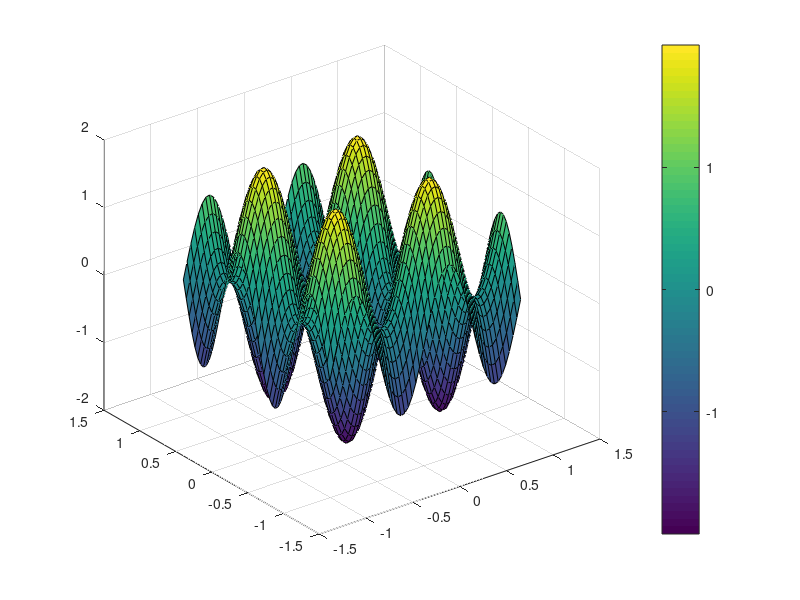
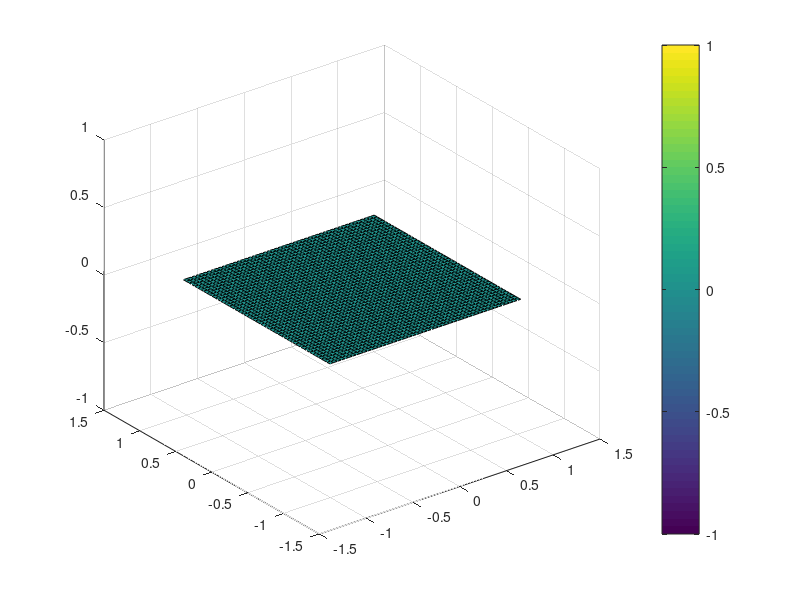
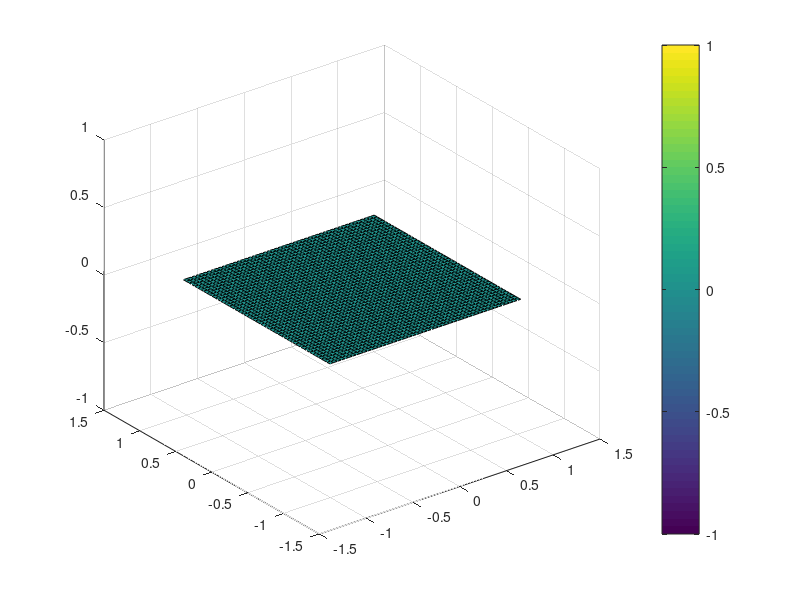
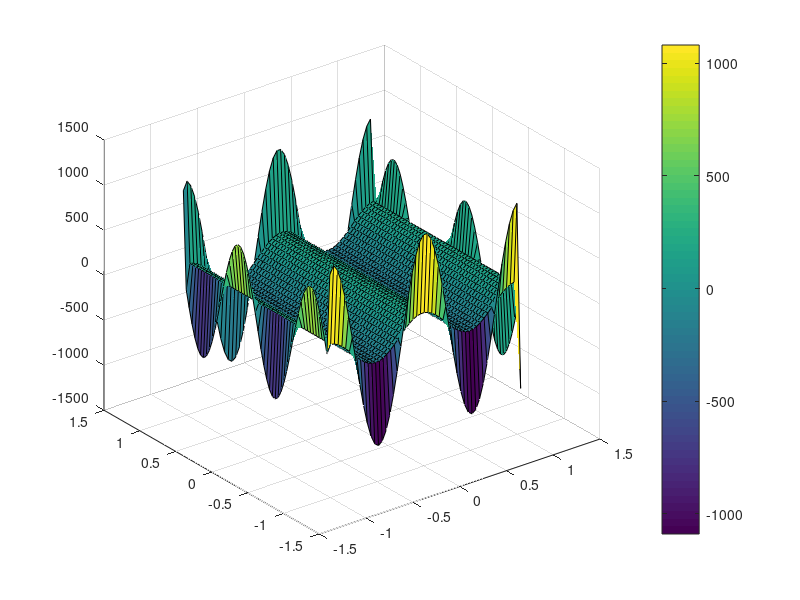

Source code (MATLAB) for these figures, in order:
% two dimensional acoustics code solved by active flux method
% desired order of accuracy is 3
% solving p_t + div(v) = 0; v_t + grad(p) = 0;
% IC is p(x,y,0) = [sin(2*pi*x) + sin(2*pi*y)]/c ; u(x,y,0) = 0 = v(x,y,0)
% BC periodic (direct what goes out from right enters through left and,
% what goes out from top enters through bottom )
% cartesian mesh is used

clear all;                                             % clearing workspace
clc;                                                   % clearing workspace
format short                                          % for better accuracy
xa = -1;                                             % left limit of domain
xb = 1;                                             % right limit of domain
ya = -1;                                            % below limit of domain
yb = 1;                                               % top limit of domain
No_Cell_x = 50;                                       % no of cells along x
No_Cell_y = 50;                                       % no of cells along y
Delta_x = (xb-xa)/No_Cell_x;                                    % step size
Delta_y = (yb-ya)/No_Cell_y;                                    % step size
v = 0.95;                                                      % cfl number
t = 0;                                                         % time start
tend = 1/8;                                                       % time end
dt = Delta_x/2;                                             % cfl condition

dfbx = xa - Delta_x/2 : Delta_x : xb + Delta_x/2;   % descritization for black dot
dfby = ya - Delta_y/2 : Delta_y : yb + Delta_y/2;   % descritization for black dot

dfcx = xa - Delta_x : Delta_x : xb + Delta_x;    % descritization for cross
dfcy = ya - Delta_y : Delta_y : yb + Delta_y;    % descritization for cross

dfsx = xa - 3*Delta_x/2 : Delta_x : xb + Delta_x/2; % descritization for star
dfsy = ya - Delta_y : Delta_y : yb + Delta_y;       % descritization for star

dfwx = xa - Delta_x : Delta_x : xb + Delta_x;       % descritization for white dot
dfwy = ya - 3*Delta_y/2 : Delta_y : yb + Delta_y/2; % descritization for white dot

[X1,Y1] = meshgrid(dfbx,dfby);                              % creating grid
[X2,Y2] = meshgrid(dfcx,dfcy);                              % creating grid
[X3,Y3] = meshgrid(dfsx,dfsy);                              % creating grid
[X4,Y4] = meshgrid(dfwx,dfwy);                              % creating grid

lx1 = length(X1);
lx2 = length(X2);
lx3 = length(X3);
lx4 = length(X4);
%========================= work for IC (verified)==========================
u10 = zeros(lx1,lx1);                                       % pre allocating pressure
v10 = zeros(lx2,lx2);                                       % pre allocating pressure
w10 = zeros(lx3,lx3);                                       % pre allocating pressure
z10 = zeros(lx4,lx4);                                       % pre allocating pressure

u20 = zeros(lx1,lx1);                                       % pre allocating vel1
v20 = zeros(lx2,lx2);                                       % pre allocating vel1
w20 = zeros(lx3,lx3);                                       % pre allocating vel1
z20 = zeros(lx4,lx4);                                       % pre allocating vel1

u30 = zeros(lx1,lx1);                                       % pre allocating vel2
v30 = zeros(lx2,lx2);                                       % pre allocating vel2
w30 = zeros(lx3,lx3);                                       % pre allocating vel2
z30 = zeros(lx4,lx4);                                       % pre allocating vel2

exactp = zeros(lx1,lx1);                                    % pre allocating exact pressure
exactvel1 = zeros(lx1,lx1);                                 % pre allocating exact vel1
exactvel2 = zeros(lx1,lx1);                                 % pre allocating exact vel2

sizeu = size(u10,1)*size(u10,2);
sizev = size(v10,1)*size(v10,2);
sizew = size(w10,1)*size(w10,2);
sizez = size(z10,1)*size(z10,2);

% initial condition for pressure

for i=1:sizeu
    u10(i) = sin(2*pi*X1(i)) + sin(2*pi*Y1(i)); % initial condition on black dot(u) pressure
end

for i=1:sizev
    v10(i) = sin(2*pi*X2(i)) + sin(2*pi*Y2(i)); % initial condition on cross(v) pressure
end

for i=1:sizew
    w10(i) = sin(2*pi*X3(i)) + sin(2*pi*Y3(i)); % initial condition on star(w) pressure
end

for i=1:sizez
    z10(i) = sin(2*pi*X4(i)) + sin(2*pi*Y4(i)); % initial condition on white dot(z) pressure
end

w10 = w10(:,2:end);
z10 = z10(2:end,:);

% initial condition for velocity 1

for i=1:sizeu
    u20(i) = 0; % initial condition on black dot(u) vel1
end

for i=1:sizev
    v20(i) = 0; % initial condition on cross(v) vel1
end

for i=1:sizew
    w20(i) = 0; % initial condition on star(w) vel1
end

for i=1:sizez
    z20(i) = 0; % initial condition on white dot(z) vel1
end

w20 = w20(:,2:end);
z20 = z20(2:end,:);

% initial condition for velocity 2

for i=1:sizeu
    u30(i) = 0; % initial condition on black dot(u) vel2
end

for i=1:sizev
    v30(i) = 0; % initial condition on cross(v) vel2
end

for i=1:sizew
    w30(i) = 0; % initial condition on star(w) vel2
end

for i=1:sizez
    z30(i) = 0; % initial condition on white dot(z) vel2
end

w30 = w30(:,2:end);
z30 = z30(2:end,:);

%initial condition plot
%figure(1)
%contourf(X1,Y1,u0)
%contourcbar

figure(1)
surf(X1,Y1,u10)
%view(2)
colorbar

figure(2)
surf(X1,Y1,u20)
%view(2)
colorbar

figure(3)
surf(X1,Y1,u30)
%view(2)
colorbar
%==========================================================================

% finally stored only the grid points with IC not anything outside

%=================== length of each face (verified)========================
No_of_edges = 4*sizeu;                    % number of edges with repetition
length_of_face = Delta_x;                          % storing length of face
%==========================================================================

%========================= work for normals (verified)=====================
n1 = zeros(4*sizeu,1);         % calculating first column of normal vectors
n1(1:4:end) = 0;
n1(2:4:end) = 1;
n1(3:4:end) = 0;
n1(4:4:end) = -1;

n2 = zeros(4*sizeu,1);        % calculating second column of normal vectors
n2(1:4:end) = -1;
n2(2:4:end) = 0;
n2(3:4:end) = 1;
n2(4:4:end) = 0;
normals = [n1 n2];                            % normal vector through faces
%==========================================================================


%========================= work for area (verified)========================
ar = Delta_x*Delta_y;                                   % area of each grid
area = ar*ones(sizeu,1);                  % storing all grid areas together
%==========================================================================

% allocating values on all four type of points for pressure
press0 = u10; 
press1 = v10(1:end-1,1:end-1); 
press2 = w10(1:end-1,:);
press3 = v10(1:end-1,2:end);
press4 = z10(:,2:end);
press5 = v10(2:end,2:end);
press6 = w10(2:end,:);
press7 = v10(2:end,1:end-1);
press8 = z10(:,1:end-1); 

% calculating cell average for pressure
press9 = 9*( 4*press0 + ( press1 + press3 + press5 + press7 -4*press2 -4*press4 -4*press6 -4*press8)/3 )/16 ;

% allocating values on all four type of points for velocity 1
vel10 = u20; 
vel11 = v20(1:end-1,1:end-1); 
vel12 = w20(1:end-1,:);
vel13 = v20(1:end-1,2:end);
vel14 = z20(:,2:end);
vel15 = v20(2:end,2:end);
vel16 = w20(2:end,:);
vel17 = v20(2:end,1:end-1);
vel18 = z20(:,1:end-1); 

% calculating cell average for velocity 1
vel19 = 9*( 4*vel10 + ( vel11 + vel13 + vel15 + vel17 -4*vel12 -4*vel14 -4*vel16 -4*vel18)/3 )/16 ;

% allocating values on all four type of points for velocity 2
vel20 = u30; 
vel21 = v30(1:end-1,1:end-1); 
vel22 = w30(1:end-1,:);
vel23 = v30(1:end-1,2:end);
vel24 = z30(:,2:end);
vel25 = v30(2:end,2:end);
vel26 = w30(2:end,:);
vel27 = v30(2:end,1:end-1);
vel28 = z30(:,1:end-1); 

% calculating cell average for velocty 2
vel29 = 9*( 4*vel20 + ( vel21 + vel23 + vel25 + vel27 -4*vel22 -4*vel24 -4*vel26 -4*vel28)/3 )/16 ;

% pre allocating the values at half time step for pressure
press1_1 = press1;
press2_1 = press2;
press3_1 = press3;
press4_1 = press4;
press5_1 = press5;
press6_1 = press6;
press7_1 = press7;
press8_1 = press8;

% pre allocating vales at full time step for pressure
press1_2 = press1;
press2_2 = press2;
press3_2 = press3;
press4_2 = press4;
press5_2 = press5;
press6_2 = press6;
press7_2 = press7;
press8_2 = press8;
press9_2 = press9;

% pre allocating the values at half time step for velocity 1
vel11_1 = vel11;
vel12_1 = vel12;
vel13_1 = vel13;
vel14_1 = vel14;
vel15_1 = vel15;
vel16_1 = vel16;
vel17_1 = vel17;
vel18_1 = vel18;

% pre allocating vales at full time step for velocity 1
vel11_2 = vel11;
vel12_2 = vel12;
vel13_2 = vel13;
vel14_2 = vel14;
vel15_2 = vel15;
vel16_2 = vel16;
vel17_2 = vel17;
vel18_2 = vel18;
vel19_2 = vel19;

% pre allocating the values at half time step for velocity 2
vel21_1 = vel21;
vel22_1 = vel22;
vel23_1 = vel23;
vel24_1 = vel24;
vel25_1 = vel25;
vel26_1 = vel26;
vel27_1 = vel27;
vel28_1 = vel28;

% pre allocating vales at full time step for velocity 2
vel21_2 = vel21;
vel22_2 = vel22;
vel23_2 = vel23;
vel24_2 = vel24;
vel25_2 = vel25;
vel26_2 = vel26;
vel27_2 = vel27;
vel28_2 = vel28;
vel29_2 = vel29;

% writing values obtained from mathematica === starts 

x11vf = 0.235179;
x12vf = 0.494801;
x13vf = 0.235179;
x14vf = 0.494801;
x15vf = 0.235179;
x16vf = 0.494801;
x17vf = 0.235179;
x18vf = 0.494801;

x11vh = 0.242545;
x12vh = 0.49745;
x13vh = 0.242545;
x14vh = 0.49745;
x15vh = 0.242545;
x16vh = 0.49745;
x17vh = 0.242545;
x18vh = 0.49745;


x21vf = 0.00608009;
x22vf = 0.0126123;
x23vf = 0.00608009;
x24vf = 0;
x25vf = -0.00608009;
x26vf = -0.0126123;
x27vf = -0.0608009;
x28vf = 0;

x21vh = 0.00311118;
x22vh = 0.00633646;
x23vh = 0.00311118;
x24vh = 0;
x25vh = -0.00311118;
x26vh = -0.00633646;
x27vh = -0.00311118;
x28vh = 0;


x31vf = 0.00608009;
x32vf = 0;
x33vf = -0.00608009;
x34vf = -0.0126123;
x35vf = -0.00608009;
x36vf = 0;
x37vf = 0.00608009;
x38vf = 0.0126123;

x31vh = 0.00311118;
x32vh = 0;
x33vh = -0.00311118;
x34vh = -0.00633646;
x35vh = -0.00311118;
x36vh = 0;
x37vh = 0.00311118;
x38vh = 0.00633646;


y21vf = -1.49678;
y22vf = -2.94747;
y23vf = -1.49678;
y24vf = -2.94106;
y25vf = -1.49678;
y26vf = -2.94747;
y27vf = -1.49678;
y28vf = -2.94106;

y21vh = -1.74188;
y22vh = -3.46058;
y23vh = -1.74188;
y24vh = -3.4573;
y25vh = -1.74188;
y26vh = -3.46058;
y27vh = -1.74188;
y28vh = -3.4573;

y31vf = -0.953769;
y32vf = 0;
y33vf = 0.953769;
y34vf = 0;
y35vf = -0.953769;
y36vf = 0;
y37vf = 0.953769;
y38vf = 0;

y31vh = -1.10936;
y32vh = 0;
y33vh = 1.10936;
y34vh = 0;
y35vh = -1.10936;
y36vh = 0;
y37vh = 1.10936;
y38vh = 0;


y41vf = -0.992916;
y42vf = -1.96111;
y43vf = -0.992916;
y44vf = -1.96111;
y45vf = -0.992916;
y46vf = -1.96111;
y47vf = -0.992916;
y48vf = -1.96111;

y41vh =-1.15877; 
y42vh = -2.30511;
y43vh = -1.15877;
y44vh = -2.30511;
y45vh = -1.15877;
y46vh = -2.30511;
y47vh = -1.15877;
y48vh = -2.30511;


z31vf = -1.49678;
z32vf = -2.94106;
z33vf = -1.49678;
z34vf = -2.94106;
z35vf =-1.49678 ;
z36vf =-2.94106 ;
z37vf = -1.49678;
z38vf = -2.94747;

z31vh = -1.74188;
z32vh = -3.4573;
z33vh = -1.74188;
z34vh = -3.46058;
z35vh = -1.74188;
z36vh = -3.4573;
z37vh = -1.74188;
z38vh = -3.46058;


y11vf = x21vf;
y12vf = x22vf;
y13vf = x23vf;
y14vf = x24vf;
y15vf = x25vf;
y16vf = x26vf;
y17vf = x27vf;
y18vf = x28vf;

y11vh = x21vh;
y12vh = x22vh;
y13vh = x23vh;
y14vh = x24vh;
y15vh = x25vh;
y16vh = x26vh;
y17vh = x27vh;
y18vh = x28vh;


z11vf = x31vf;
z12vf = x32vf;
z13vf = x33vf;
z14vf = x34vf;
z15vf = x35vf;
z16vf = x36vf;
z17vf = x37vf;
z18vf = x38vf;

z11vh = x31vh;
z12vh = x32vh;
z13vh = x33vh;
z14vh = x34vh;
z15vh = x35vh;
z16vh = x36vh;
z17vh = x37vh;
z18vh = x38vh;


z21vf = y31vf;
z22vf = y32vf;
z23vf = y33vf;
z24vf = y34vf;
z25vf = y35vf;
z26vf = y36vf;
z27vf = y37vf;
z28vf = y38vf;

z21vh = y31vh;
z22vh = y32vh;
z23vh = y33vh;
z24vh = y34vh;
z25vh = y35vh;
z26vh = y36vh;
z27vh = y37vh;
z28vh = y38vh;


z41vf = y41vf;
z42vf = y42vf;
z43vf = y43vf;
z44vf = y44vf;
z45vf = y45vf;
z46vf = y46vf;
z47vf = y47vf;
z48vf = y48vf;

z41vh = y41vh;
z42vh = y42vh;
z43vh = y43vh;
z44vh = y44vh;
z45vh = y45vh;
z46vh = y46vh;
z47vh = y47vh;
z48vh = y48vh;

% writing values obtained from mathematica === ends

% preparing spherical means for all 15 type of points for all three
% pressure, vel1 and vel2 at half and full time steps

t1phx1 = x11vh + x13vh + x15vh + x17vh;
t1phx2 = x21vh + x23vh + x25vh + x27vh;
t1phx3 = x31vh + x33vh + x35vh + x37vh;

t1pfx1 = x11vf + x13vf + x15vf + x17vf;
t1pfx2 = x21vf + x23vf + x25vf + x27vf;
t1pfx3 = x31vf + x33vf + x35vf + x37vf;

t1uhy1 = y11vh + y13vh + y15vh + y17vh;
t1uhy2 = y21vh + y23vh + y25vh + y27vh;
t1uhy3 = y31vh + y33vh + y35vh + y37vh;
t1uhy4 = y41vh + y43vh + y45vh + y47vh;

t1ufy1 = y11vf + y13vf + y15vf + y17vf;
t1ufy2 = y21vf + y23vf + y25vf + y27vf;
t1ufy3 = y31vf + y33vf + y35vf + y37vf;
t1ufy4 = y41vf + y43vf + y45vf + y47vf;

t1vhz1 = z11vh + z13vh + z15vh + z17vh;
t1vhz2 = z21vh + z23vh + z25vh + z27vh;
t1vhz3 = z31vh + z33vh + z35vh + z37vh;
t1vhz4 = z41vh + z43vh + z45vh + z47vh;

t1vfz1 = z11vf + z13vf + z15vf + z17vf;
t1vfz2 = z21vf + z23vf + z25vf + z27vf;
t1vfz3 = z31vf + z33vf + z35vf + z37vf;
t1vfz4 = z41vf + z43vf + z45vf + z47vf;


t2phx1 = x11vh + x13vh;
t2phx2 = x21vh + x23vh;
t2phx3 = x31vh + x33vh;

t2pfx1 = x11vf + x13vf;
t2pfx2 = x21vf + x23vf;
t2pfx3 = x31vf + x33vf;

t2uhy1 = y11vh + y13vh;
t2uhy2 = y21vh + y23vh;
t2uhy3 = y31vh + y33vh;
t2uhy4 = y41vh + y43vh;

t2ufy1 = y11vf + y13vf;
t2ufy2 = y21vf + y23vf;
t2ufy3 = y31vf + y33vf;
t2ufy4 = y41vf + y43vf;

t2vhz1 = z11vh + z13vh;
t2vhz2 = z21vh + z23vh;
t2vhz3 = z31vh + z33vh;
t2vhz4 = z41vh + z43vh;

t2vfz1 = z11vf + z13vf;
t2vfz2 = z21vf + z23vf;
t2vfz3 = z31vf + z33vf;
t2vfz4 = z41vf + z43vf;



t3phx1 = x15vh + x17vh;
t3phx2 = x25vh + x27vh;
t3phx3 = x35vh + x37vh;

t3pfx1 = x15vf + x17vf;
t3pfx2 = x25vf + x27vf;
t3pfx3 = x35vf + x37vf;

t3uhy1 = y15vh + y17vh;
t3uhy2 = y25vh + y27vh;
t3uhy3 = y35vh + y37vh;
t3uhy4 = y45vh + y47vh;

t3ufy1 = y15vf + y17vf;
t3ufy2 = y25vf + y27vf;
t3ufy3 = y35vf + y37vf;
t3ufy4 = y45vf + y47vf;

t3vhz1 = z15vh + z17vh;
t3vhz2 = z25vh + z27vh;
t3vhz3 = z35vh + z37vh;
t3vhz4 = z45vh + z47vh;

t3vfz1 = z15vf + z17vf;
t3vfz2 = z25vf + z27vf;
t3vfz3 = z35vf + z37vf;
t3vfz4 = z45vf + z47vf;


t4phx1 = x11vh + x17vh;
t4phx2 = x21vh + x27vh;
t4phx3 = x31vh + x37vh;

t4pfx1 = x11vf + x17vf;
t4pfx2 = x21vf + x27vf;
t4pfx3 = x31vf + x37vf;

t4uhy1 = y11vh + y17vh;
t4uhy2 = y21vh + y27vh;
t4uhy3 = y31vh + y37vh;
t4uhy4 = y41vh + y47vh;

t4ufy1 = y11vf + y17vf;
t4ufy2 = y21vf + y27vf;
t4ufy3 = y31vf + y37vf;
t4ufy4 = y41vf + y47vf;

t4vhz1 = z11vh + z17vh;
t4vhz2 = z21vh + z27vh;
t4vhz3 = z31vh + z37vh;
t4vhz4 = z41vh + z47vh;

t4vfz1 = z11vf + z17vf;
t4vfz2 = z21vf + z27vf;
t4vfz3 = z31vf + z37vf;
t4vfz4 = z41vf + z47vf;



t5phx1 = x15vh + x13vh;
t5phx2 = x25vh + x23vh;
t5phx3 = x35vh + x33vh;

t5pfx1 = x15vf + x13vf;
t5pfx2 = x25vf + x23vf;
t5pfx3 = x35vf + x33vf;

t5uhy1 = y15vh + y13vh;
t5uhy2 = y25vh + y23vh;
t5uhy3 = y35vh + y33vh;
t5uhy4 = y45vh + y43vh;

t5ufy1 = y15vf + y13vf;
t5ufy2 = y25vf + y23vf;
t5ufy3 = y35vf + y33vf;
t5ufy4 = y45vf + y43vf;

t5vhz1 = z15vh + z13vh;
t5vhz2 = z25vh + z23vh;
t5vhz3 = z35vh + z33vh;
t5vhz4 = z45vh + z43vh;

t5vfz1 = z15vf + z13vf;
t5vfz2 = z25vf + z23vf;
t5vfz3 = z35vf + z33vf;
t5vfz4 = z45vf + z43vf;



t6phx1 = x11vh;
t6phx2 = x21vh;
t6phx3 = x31vh;

t6pfx1 = x11vf;
t6pfx2 = x21vf;
t6pfx3 = x31vf;

t6uhy1 = y11vh;
t6uhy2 = y21vh;
t6uhy3 = y31vh;
t6uhy4 = y41vh;

t6ufy1 = y11vf;
t6ufy2 = y21vf;
t6ufy3 = y31vf;
t6ufy4 = y41vf;

t6vhz1 = z11vh;
t6vhz2 = z21vh;
t6vhz3 = z31vh;
t6vhz4 = z41vh;

t6vfz1 = z11vf;
t6vfz2 = z21vf;
t6vfz3 = z31vf;
t6vfz4 = z41vf;


t7phx1 = x13vh;
t7phx2 = x23vh;
t7phx3 = x33vh;

t7pfx1 = x13vf;
t7pfx2 = x23vf;
t7pfx3 = x33vf;

t7uhy1 = y13vh;
t7uhy2 = y23vh;
t7uhy3 = y33vh;
t7uhy4 = y43vh;

t7ufy1 = y13vf;
t7ufy2 = y23vf;
t7ufy3 = y33vf;
t7ufy4 = y43vf;

t7vhz1 = z13vh;
t7vhz2 = z23vh;
t7vhz3 = z33vh;
t7vhz4 = z43vh;

t7vfz1 = z13vf;
t7vfz2 = z23vf;
t7vfz3 = z33vf;
t7vfz4 = z43vf;



t8phx1 = x17vh;
t8phx2 = x27vh;
t8phx3 = x37vh;

t8pfx1 = x17vf;
t8pfx2 = x27vf;
t8pfx3 = x37vf;

t8uhy1 = y17vh;
t8uhy2 = y27vh;
t8uhy3 = y37vh;
t8uhy4 = y47vh;

t8ufy1 = y17vf;
t8ufy2 = y27vf;
t8ufy3 = y37vf;
t8ufy4 = y47vf;

t8vhz1 = z17vh;
t8vhz2 = z27vh;
t8vhz3 = z37vh;
t8vhz4 = z47vh;

t8vfz1 = z17vf;
t8vfz2 = z27vf;
t8vfz3 = z37vf;
t8vfz4 = z47vf;


t9phx1 = x15vh;
t9phx2 = x25vh;
t9phx3 = x35vh;

t9pfx1 = x15vf;
t9pfx2 = x25vf;
t9pfx3 = x35vf;

t9uhy1 = y15vh;
t9uhy2 = y25vh;
t9uhy3 = y35vh;
t9uhy4 = y45vh;

t9ufy1 = y15vf;
t9ufy2 = y25vf;
t9ufy3 = y35vf;
t9ufy4 = y45vf;

t9vhz1 = z15vh;
t9vhz2 = z25vh;
t9vhz3 = z35vh;
t9vhz4 = z45vh;


t9vfz1 = z15vf;
t9vfz2 = z25vf;
t9vfz3 = z35vf;
t9vfz4 = z45vf;




t10phx1 = x12vh + x16vh;
t10phx2 = x22vh + x26vh;
t10phx3 = x32vh + x36vh;

t10pfx1 = x12vf + x16vf;
t10pfx2 = x22vf + x26vf;
t10pfx3 = x32vf + x36vf;

t10uhy1 = y12vh + y16vh;
t10uhy2 = y22vh + y26vh;
t10uhy3 = y32vh + y36vh;
t10uhy4 = y42vh + y46vh;

t10ufy1 = y12vf + y16vf;
t10ufy2 = y22vf + y26vf;
t10ufy3 = y32vf + y36vf;
t10ufy4 = y42vf + y46vf;


t10vhz1 = z12vh + z16vh;
t10vhz2 = z22vh + z26vh;
t10vhz3 = z32vh + z36vh;
t10vhz4 = z42vh + z46vh;


t10vfz1 = z12vf + z16vf;
t10vfz2 = z22vf + z26vf;
t10vfz3 = z32vf + z36vf;
t10vfz4 = z42vf + z46vf;



t11phx1 = x12vh;
t11phx2 = x22vh;
t11phx3 = x32vh;

t11pfx1 = x12vf;
t11pfx2 = x22vf;
t11pfx3 = x32vf;

t11uhy1 = y12vh;
t11uhy2 = y22vh;
t11uhy3 = y32vh;
t11uhy4 = y42vh;


t11ufy1 = y12vf;
t11ufy2 = y22vf;
t11ufy3 = y32vf;
t11ufy4 = y42vf;



t11vhz1 = z12vh;
t11vhz2 = z22vh;
t11vhz3 = z32vh;
t11vhz4 = z42vh;


t11vfz1 = z12vf;
t11vfz2 = z22vf;
t11vfz3 = z32vf;
t11vfz4 = z42vf;


t12phx1 = x16vh;
t12phx2 = x26vh;
t12phx3 = x36vh;

t12pfx1 = x16vf;
t12pfx2 = x26vf;
t12pfx3 = x36vf;

t12uhy1 = y16vh;
t12uhy2 = y26vh;
t12uhy3 = y36vh;
t12uhy4 = y46vh;


t12ufy1 = y16vf;
t12ufy2 = y26vf;
t12ufy3 = y36vf;
t12ufy4 = y46vf;


t12vhz1 = z16vh;
t12vhz2 = z26vh;
t12vhz3 = z36vh;
t12vhz4 = z46vh;


t12vfz1 = z16vf;
t12vfz2 = z26vf;
t12vfz3 = z36vf;
t12vfz4 = z46vf;



t13phx1 = x14vh + x18vh;
t13phx2 = x24vh + x28vh;
t13phx3 = x34vh + x38vh;

t13pfx1 = x14vf + x18vf;
t13pfx2 = x24vf + x28vf;
t13pfx3 = x34vf + x38vf;

t13uhy1 = y14vh + y18vh;
t13uhy2 = y24vh + y28vh;
t13uhy3 = y34vh + y38vh;
t13uhy4 = y44vh + y48vh;



t13ufy1 = y14vf + y18vf;
t13ufy2 = y24vf + y28vf;
t13ufy3 = y34vf + y38vf;
t13ufy4 = y44vf + y48vf;

t13vhz1 = z14vh + z18vh;
t13vhz2 = z24vh + z28vh;
t13vhz3 = z34vh + z38vh;
t13vhz4 = z44vh + z48vh;

t13vfz1 = z14vf + z18vf;
t13vfz2 = z24vf + z28vf;
t13vfz3 = z34vf + z38vf;
t13vfz4 = z44vf + z48vf;


t14phx1 = x18vh;
t14phx2 = x28vh;
t14phx3 = x38vh;

t14pfx1 = x18vf;
t14pfx2 = x28vf;
t14pfx3 = x38vf;

t14uhy1 = y18vh;
t14uhy2 = y28vh;
t14uhy3 = y38vh;
t14uhy4 = y48vh;


t14ufy1 = y18vf;
t14ufy2 = y28vf;
t14ufy3 = y38vf;
t14ufy4 = y48vf;


t14vhz1 = z18vh;
t14vhz2 = z28vh;
t14vhz3 = z38vh;
t14vhz4 = z48vh;


t14vfz1 = z18vf;
t14vfz2 = z28vf;
t14vfz3 = z38vf;
t14vfz4 = z48vf;



t15phx1 = x14vh;
t15phx2 = x24vh;
t15phx3 = x34vh;

t15pfx1 = x14vf;
t15pfx2 = x24vf;
t15pfx3 = x34vf;

t15uhy1 = y14vh;
t15uhy2 = y24vh;
t15uhy3 = y34vh;
t15uhy4 = y44vh;


t15ufy1 = y14vf;
t15ufy2 = y24vf;
t15ufy3 = y34vf;
t15ufy4 = y44vf;

t15vhz1 = z14vh;
t15vhz2 = z24vh;
t15vhz3 = z34vh;
t15vhz4 = z44vh;

t15vfz1 = z14vf;
t15vfz2 = z24vf;
t15vfz3 = z34vf;
t15vfz4 = z44vf;

% spherical means ends 

% putting initial values in all 15 type of points %%%%%%%%%%%%%%%%%%%%%%

t1_press_iv = press1(2:end,2:end);
t1_vel1_iv = vel11(2:end,2:end);
t1_vel2_iv = vel21(2:end,2:end);

t2_press_iv = press1(1,2:end);
t2_vel1_iv = vel11(1,2:end);
t2_vel2_iv = vel21(1,2:end);

t3_press_iv = press7(end,2:end);
t3_vel1_iv = vel17(end,2:end);
t3_vel2_iv = vel27(end,2:end);

t4_press_iv = press1(2:end,1);
t4_vel1_iv = vel11(2:end,1);
t4_vel2_iv = vel21(2:end,1);

t5_press_iv = press3(2:end,end);
t5_vel1_iv = vel13(2:end,end);
t5_vel2_iv = vel23(2:end,end);

t6_press_iv = press1(1,1);
t6_vel1_iv = vel11(1,1);
t6_vel2_iv = vel21(1,1);

t7_press_iv = press3(1,end);
t7_vel1_iv = vel13(1,end);
t7_vel2_iv = vel23(1,end);

t8_press_iv = press7(end,1);
t8_vel1_iv = vel17(end,1);
t8_vel2_iv = vel27(end,1);

t9_press_iv = press5(end,end);
t9_vel1_iv = vel15(end,end);
t9_vel2_iv = vel25(end,end);

t10_press_iv = press2(2:end,:);
t10_vel1_iv = vel12(2:end,:);
t10_vel2_iv = vel22(2:end,:);

t11_press_iv = press2(1,:);
t11_vel1_iv = vel12(1,:);
t11_vel2_iv = vel22(1,:);

t12_press_iv = press6(end,:);
t12_vel1_iv = vel16(end,:);
t12_vel2_iv = vel26(end,:);

t13_press_iv = press4(:,1:end-1);
t13_vel1_iv = vel14(:,1:end-1);
t13_vel2_iv = vel24(:,1:end-1);

t14_press_iv = press8(:,1);
t14_vel1_iv = vel18(:,1);
t14_vel2_iv = vel28(:,1);

t15_press_iv = press4(:,end);
t15_vel1_iv = vel14(:,end);
t15_vel2_iv = vel24(:,end);

% putting initial values in all 15 type of points ends %%%%%%%%%%%%%%%

% loop starts
for ii = t:dt:tend

    % for type 1 point
    t1_press_h = (t1_press_iv * t1phx1) + 2*(t1_vel1_iv * t1phx2)/dt - 2*(t1_vel2_iv * t1phx3)/dt;
    t1_vel1_h = ( t1_vel1_iv ) + 2*(t1_press_iv * t1uhy1)/dt + (t1_vel1_iv * t1uhy2) - (t1_vel2_iv * t1uhy3) - (t1_vel1_iv * t1uhy4);
    t1_vel2_h = ( t1_vel2_iv ) - 2*(t1_press_iv * t1vhz1)/dt - (t1_vel1_iv * t1vhz2) + (t1_vel2_iv * t1vhz3) - (t1_vel2_iv * t1vhz4);
    
    t1_press_f = (t1_press_iv * t1pfx1) + (t1_vel1_iv * t1pfx2)/dt - (t1_vel2_iv * t1pfx3)/dt;
    t1_vel1_f = ( t1_vel1_iv ) + (t1_press_iv * t1ufy1)/dt + (t1_vel1_iv * t1ufy2) - (t1_vel2_iv * t1ufy3) - (t1_vel1_iv * t1ufy4);
    t1_vel2_f = ( t1_vel2_iv ) - (t1_press_iv * t1vfz1)/dt - (t1_vel1_iv * t1vfz2) + (t1_vel2_iv * t1vfz3) - (t1_vel2_iv * t1vfz4);
    
    
    % for type 2 point
    t2_press_h = (t2_press_iv * t2phx1) + 2*(t2_vel1_iv * t2phx2)/dt - 2*(t2_vel2_iv * t2phx3)/dt;
    t2_vel1_h = ( t2_vel1_iv ) + 2*(t2_press_iv * t2uhy1)/dt + (t2_vel1_iv * t2uhy2) - (t2_vel2_iv * t2uhy3) - (t2_vel1_iv * t2uhy4);
    t2_vel2_h = ( t2_vel2_iv ) - 2*(t2_press_iv * t2vhz1)/dt - (t2_vel1_iv * t2vhz2) + (t2_vel2_iv * t2vhz3) - (t2_vel2_iv * t2vhz4);
    
    t2_press_f = (t2_press_iv * t2pfx1) + (t2_vel1_iv * t2pfx2)/dt - (t2_vel2_iv * t2pfx3)/dt;
    t2_vel1_f = ( t2_vel1_iv ) + (t2_press_iv * t2ufy1)/dt + (t2_vel1_iv * t2ufy2) - (t2_vel2_iv * t2ufy3) - (t2_vel1_iv * t2ufy4);
    t2_vel2_f = ( t2_vel2_iv ) - (t2_press_iv * t2vfz1)/dt - (t2_vel1_iv * t2vfz2) + (t2_vel2_iv * t2vfz3) - (t2_vel2_iv * t2vfz4);
    
    
    % for type 3 point
    t3_press_h = (t3_press_iv * t3phx1) + 2*(t3_vel1_iv * t3phx2)/dt - 2*(t3_vel2_iv * t3phx3)/dt;
    t3_vel1_h = ( t3_vel1_iv ) + 2*(t3_press_iv * t3uhy1)/dt + (t3_vel1_iv * t3uhy2) - (t3_vel2_iv * t3uhy3) - (t3_vel1_iv * t3uhy4);
    t3_vel2_h = ( t3_vel2_iv ) - 2*(t3_press_iv * t3vhz1)/dt - (t3_vel1_iv * t3vhz2) + (t3_vel2_iv * t3vhz3) - (t3_vel2_iv * t3vhz4);
    
    t3_press_f = (t3_press_iv * t3pfx1) + (t3_vel1_iv * t3pfx2)/dt - (t3_vel2_iv * t3pfx3)/dt;
    t3_vel1_f = ( t3_vel1_iv ) + (t3_press_iv * t3ufy1)/dt + (t3_vel1_iv * t3ufy2) - (t3_vel2_iv * t3ufy3) - (t3_vel1_iv * t3ufy4);
    t3_vel2_f = ( t3_vel2_iv ) - (t3_press_iv * t3vfz1)/dt - (t3_vel1_iv * t3vfz2) + (t3_vel2_iv * t3vfz3) - (t3_vel2_iv * t3vfz4);
    
    
    % for type 4 point
    t4_press_h = (t4_press_iv * t4phx1) + 2*(t4_vel1_iv * t4phx2)/dt - 2*(t4_vel2_iv * t4phx3)/dt;
    t4_vel1_h = ( t4_vel1_iv ) + 2*(t4_press_iv * t4uhy1)/dt + (t4_vel1_iv * t4uhy2) - (t4_vel2_iv * t4uhy3) - (t4_vel1_iv * t4uhy4);
    t4_vel2_h = ( t4_vel2_iv ) - 2*(t4_press_iv * t4vhz1)/dt - (t4_vel1_iv * t4vhz2) + (t4_vel2_iv * t4vhz3) - (t4_vel2_iv * t4vhz4);
    
    t4_press_f = (t4_press_iv * t4pfx1) + (t4_vel1_iv * t4pfx2)/dt - (t4_vel2_iv * t4pfx3)/dt;
    t4_vel1_f = ( t4_vel1_iv ) + (t4_press_iv * t4ufy1)/dt + (t4_vel1_iv * t4ufy2) - (t4_vel2_iv * t4ufy3) - (t4_vel1_iv * t4ufy4);
    t4_vel2_f = ( t4_vel2_iv ) - (t4_press_iv * t4vfz1)/dt - (t4_vel1_iv * t4vfz2) + (t4_vel2_iv * t4vfz3) - (t4_vel2_iv * t4vfz4);
    
    
    % for type 5 point
    t5_press_h = (t5_press_iv * t5phx1) + 2*(t5_vel1_iv * t5phx2)/dt - 2*(t5_vel2_iv * t5phx3)/dt;
    t5_vel1_h = ( t5_vel1_iv ) + 2*(t5_press_iv * t5uhy1)/dt + (t5_vel1_iv * t5uhy2) - (t5_vel2_iv * t5uhy3) - (t5_vel1_iv * t5uhy4);
    t5_vel2_h = ( t5_vel2_iv ) - 2*(t5_press_iv * t5vhz1)/dt - (t5_vel1_iv * t5vhz2) + (t5_vel2_iv * t5vhz3) - (t5_vel2_iv * t5vhz4);
    
    t5_press_f = (t5_press_iv * t5pfx1) + (t5_vel1_iv * t5pfx2)/dt - (t5_vel2_iv * t5pfx3)/dt;
    t5_vel1_f = ( t5_vel1_iv ) + (t5_press_iv * t5ufy1)/dt + (t5_vel1_iv * t5ufy2) - (t5_vel2_iv * t5ufy3) - (t5_vel1_iv * t5ufy4);
    t5_vel2_f = ( t5_vel2_iv ) - (t5_press_iv * t5vfz1)/dt - (t5_vel1_iv * t5vfz2) + (t5_vel2_iv * t5vfz3) - (t5_vel2_iv * t5vfz4);
    
    
    % for type 6 point
    t6_press_h = (t6_press_iv * t6phx1) + 2*(t6_vel1_iv * t6phx2)/dt - 2*(t6_vel2_iv * t6phx3)/dt;
    t6_vel1_h = ( t6_vel1_iv ) + 2*(t6_press_iv * t6uhy1)/dt + (t6_vel1_iv * t6uhy2) - (t6_vel2_iv * t6uhy3) - (t6_vel1_iv * t6uhy4);
    t6_vel2_h = ( t6_vel2_iv ) - 2*(t6_press_iv * t6vhz1)/dt - (t6_vel1_iv * t6vhz2) + (t6_vel2_iv * t6vhz3) - (t6_vel2_iv * t6vhz4);
    
    t6_press_f = (t6_press_iv * t6pfx1) + (t6_vel1_iv * t6pfx2)/dt - (t6_vel2_iv * t6pfx3)/dt;
    t6_vel1_f = ( t6_vel1_iv ) + (t6_press_iv * t6ufy1)/dt + (t6_vel1_iv * t6ufy2) - (t6_vel2_iv * t6ufy3) - (t6_vel1_iv * t6ufy4);
    t6_vel2_f = ( t6_vel2_iv ) - (t6_press_iv * t6vfz1)/dt - (t6_vel1_iv * t6vfz2) + (t6_vel2_iv * t6vfz3) - (t6_vel2_iv * t6vfz4);
    
    
    % for type 7 point
    t7_press_h = (t7_press_iv * t7phx1) + 2*(t7_vel1_iv * t7phx2)/dt - 2*(t7_vel2_iv * t7phx3)/dt;
    t7_vel1_h = ( t7_vel1_iv ) + 2*(t7_press_iv * t7uhy1)/dt + (t7_vel1_iv * t7uhy2) - (t7_vel2_iv * t7uhy3) - (t7_vel1_iv * t7uhy4);
    t7_vel2_h = ( t7_vel2_iv ) - 2*(t7_press_iv * t7vhz1)/dt - (t7_vel1_iv * t7vhz2) + (t7_vel2_iv * t7vhz3) - (t7_vel2_iv * t7vhz4);
    
    t7_press_f = (t7_press_iv * t7pfx1) + (t7_vel1_iv * t7pfx2)/dt - (t7_vel2_iv * t7pfx3)/dt;
    t7_vel1_f = ( t7_vel1_iv ) + (t7_press_iv * t7ufy1)/dt + (t7_vel1_iv * t7ufy2) - (t7_vel2_iv * t7ufy3) - (t7_vel1_iv * t7ufy4);
    t7_vel2_f = ( t7_vel2_iv ) - (t7_press_iv * t7vfz1)/dt - (t7_vel1_iv * t7vfz2) + (t7_vel2_iv * t7vfz3) - (t7_vel2_iv * t7vfz4);
    
    
    % for type 8 point
    t8_press_h = (t8_press_iv * t8phx1) + 2*(t8_vel1_iv * t8phx2)/dt - 2*(t8_vel2_iv * t8phx3)/dt;
    t8_vel1_h = ( t8_vel1_iv ) + 2*(t8_press_iv * t8uhy1)/dt + (t8_vel1_iv * t8uhy2) - (t8_vel2_iv * t8uhy3) - (t8_vel1_iv * t8uhy4);
    t8_vel2_h = ( t8_vel2_iv ) - 2*(t8_press_iv * t8vhz1)/dt - (t8_vel1_iv * t8vhz2) + (t8_vel2_iv * t8vhz3) - (t8_vel2_iv * t8vhz4);
    
    t8_press_f = (t8_press_iv * t8pfx1) + (t8_vel1_iv * t8pfx2)/dt - (t8_vel2_iv * t8pfx3)/dt;
    t8_vel1_f = ( t8_vel1_iv ) + (t8_press_iv * t8ufy1)/dt + (t8_vel1_iv * t8ufy2) - (t8_vel2_iv * t8ufy3) - (t8_vel1_iv * t8ufy4);
    t8_vel2_f = ( t8_vel2_iv ) - (t8_press_iv * t8vfz1)/dt - (t8_vel1_iv * t1vfz2) + (t8_vel2_iv * t8vfz3) - (t8_vel2_iv * t8vfz4);
    
    
    % for type 9 point
    t9_press_h = (t9_press_iv * t9phx1) + 2*(t9_vel1_iv * t9phx2)/dt - 2*(t9_vel2_iv * t9phx3)/dt;
    t9_vel1_h = ( t9_vel1_iv ) + 2*(t9_press_iv * t9uhy1)/dt + (t9_vel1_iv * t9uhy2) - (t9_vel2_iv * t9uhy3) - (t9_vel1_iv * t9uhy4);
    t9_vel2_h = ( t9_vel2_iv ) - 2*(t9_press_iv * t9vhz1)/dt - (t9_vel1_iv * t9vhz2) + (t9_vel2_iv * t9vhz3) - (t9_vel2_iv * t9vhz4);
    
    t9_press_f = (t9_press_iv * t9pfx1) + (t9_vel1_iv * t9pfx2)/dt - (t9_vel2_iv * t9pfx3)/dt;
    t9_vel1_f = ( t9_vel1_iv ) + (t9_press_iv * t9ufy1)/dt + (t9_vel1_iv * t9ufy2) - (t9_vel2_iv * t9ufy3) - (t9_vel1_iv * t9ufy4);
    t9_vel2_f = ( t9_vel2_iv ) - (t9_press_iv * t9vfz1)/dt - (t9_vel1_iv * t9vfz2) + (t9_vel2_iv * t9vfz3) - (t9_vel2_iv * t9vfz4);
    
    
    % for type 10 point
    t10_press_h = (t10_press_iv * t10phx1) + 2*(t10_vel1_iv * t10phx2)/dt - 2*(t10_vel2_iv * t10phx3)/dt;
    t10_vel1_h = ( t10_vel1_iv ) + 2*(t10_press_iv * t10uhy1)/dt + (t10_vel1_iv * t10uhy2) - (t10_vel2_iv * t10uhy3) - (t10_vel1_iv * t10uhy4);
    t10_vel2_h = ( t10_vel2_iv ) - 2*(t10_press_iv * t10vhz1)/dt - (t10_vel1_iv * t10vhz2) + (t10_vel2_iv * t10vhz3) - (t10_vel2_iv * t10vhz4);
    
    t10_press_f = (t10_press_iv * t10pfx1) + (t10_vel1_iv * t10pfx2)/dt - (t10_vel2_iv * t10pfx3)/dt;
    t10_vel1_f = ( t10_vel1_iv ) + (t10_press_iv * t10ufy1)/dt + (t10_vel1_iv * t10ufy2) - (t10_vel2_iv * t10ufy3) - (t10_vel1_iv * t10ufy4);
    t10_vel2_f = ( t10_vel2_iv ) - (t10_press_iv * t10vfz1)/dt - (t10_vel1_iv * t10vfz2) + (t10_vel2_iv * t10vfz3) - (t10_vel2_iv * t10vfz4);
    
    
    % for type 11 point
    t11_press_h = (t11_press_iv * t11phx1) + 2*(t11_vel1_iv * t11phx2)/dt - 2*(t11_vel2_iv * t11phx3)/dt;
    t11_vel1_h = ( t11_vel1_iv ) + 2*(t11_press_iv * t11uhy1)/dt + (t11_vel1_iv * t11uhy2) - (t11_vel2_iv * t11uhy3) - (t11_vel1_iv * t11uhy4);
    t11_vel2_h = ( t11_vel2_iv ) - 2*(t11_press_iv * t11vhz1)/dt - (t11_vel1_iv * t11vhz2) + (t11_vel2_iv * t11vhz3) - (t11_vel2_iv * t11vhz4);
    
    t11_press_f = (t11_press_iv * t11pfx1) + (t11_vel1_iv * t11pfx2)/dt - (t11_vel2_iv * t11pfx3)/dt;
    t11_vel1_f = ( t11_vel1_iv ) + (t11_press_iv * t11ufy1)/dt + (t11_vel1_iv * t11ufy2) - (t11_vel2_iv * t11ufy3) - (t11_vel1_iv * t11ufy4);
    t11_vel2_f = ( t11_vel2_iv ) - (t11_press_iv * t11vfz1)/dt - (t11_vel1_iv * t11vfz2) + (t11_vel2_iv * t11vfz3) - (t11_vel2_iv * t11vfz4);
    
    
    % for type 12 point
    t12_press_h = (t12_press_iv * t12phx1) + 2*(t12_vel1_iv * t12phx2)/dt - 2*(t12_vel2_iv * t12phx3)/dt;
    t12_vel1_h = ( t12_vel1_iv ) + 2*(t12_press_iv * t12uhy1)/dt + (t12_vel1_iv * t12uhy2) - (t12_vel2_iv * t12uhy3) - (t12_vel1_iv * t12uhy4);
    t12_vel2_h = ( t12_vel2_iv ) - 2*(t12_press_iv * t12vhz1)/dt - (t12_vel1_iv * t12vhz2) + (t12_vel2_iv * t12vhz3) - (t12_vel2_iv * t12vhz4);
    
    t12_press_f = (t12_press_iv * t12pfx1) + (t12_vel1_iv * t12pfx2)/dt - (t12_vel2_iv * t12pfx3)/dt;
    t12_vel1_f = ( t12_vel1_iv ) + (t12_press_iv * t12ufy1)/dt + (t12_vel1_iv * t12ufy2) - (t12_vel2_iv * t12ufy3) - (t12_vel1_iv * t12ufy4);
    t12_vel2_f = ( t12_vel2_iv ) - (t12_press_iv * t12vfz1)/dt - (t12_vel1_iv * t12vfz2) + (t12_vel2_iv * t12vfz3) - (t12_vel2_iv * t12vfz4);
    
    
    % for type 13 point
    t13_press_h = (t13_press_iv * t13phx1) + 2*(t13_vel1_iv * t13phx2)/dt - 2*(t13_vel2_iv * t13phx3)/dt;
    t13_vel1_h = ( t13_vel1_iv ) + 2*(t13_press_iv * t13uhy1)/dt + (t13_vel1_iv * t13uhy2) - (t13_vel2_iv * t13uhy3) - (t13_vel1_iv * t13uhy4);
    t13_vel2_h = ( t13_vel2_iv ) - 2*(t13_press_iv * t13vhz1)/dt - (t13_vel1_iv * t13vhz2) + (t13_vel2_iv * t13vhz3) - (t13_vel2_iv * t13vhz4);
    
    t13_press_f = (t13_press_iv * t13pfx1) + (t13_vel1_iv * t13pfx2)/dt - (t13_vel2_iv * t13pfx3)/dt;
    t13_vel1_f = ( t13_vel1_iv ) + (t13_press_iv * t13ufy1)/dt + (t13_vel1_iv * t13ufy2) - (t13_vel2_iv * t13ufy3) - (t13_vel1_iv * t13ufy4);
    t13_vel2_f = ( t13_vel2_iv ) - (t13_press_iv * t13vfz1)/dt - (t13_vel1_iv * t13vfz2) + (t13_vel2_iv * t13vfz3) - (t13_vel2_iv * t13vfz4);
    
    
    % for type 14 point
    t14_press_h = (t14_press_iv * t14phx1) + 2*(t14_vel1_iv * t14phx2)/dt - 2*(t14_vel2_iv * t14phx3)/dt;
    t14_vel1_h = ( t14_vel1_iv ) + 2*(t14_press_iv * t14uhy1)/dt + (t14_vel1_iv * t14uhy2) - (t14_vel2_iv * t14uhy3) - (t14_vel1_iv * t14uhy4);
    t14_vel2_h = ( t14_vel2_iv ) - 2*(t14_press_iv * t14vhz1)/dt - (t14_vel1_iv * t14vhz2) + (t14_vel2_iv * t14vhz3) - (t14_vel2_iv * t14vhz4);
    
    t14_press_f = (t14_press_iv * t14pfx1) + (t14_vel1_iv * t14pfx2)/dt - (t14_vel2_iv * t1pfx3)/dt;
    t14_vel1_f = ( t14_vel1_iv ) + (t14_press_iv * t14ufy1)/dt + (t14_vel1_iv * t14ufy2) - (t14_vel2_iv * t14ufy3) - (t14_vel1_iv * t14ufy4);
    t14_vel2_f = ( t14_vel2_iv ) - (t14_press_iv * t14vfz1)/dt - (t14_vel1_iv * t14vfz2) + (t14_vel2_iv * t14vfz3) - (t14_vel2_iv * t14vfz4);
    
    
    % for type 15 point
    t15_press_h = (t15_press_iv * t15phx1) + 2*(t15_vel1_iv * t15phx2)/dt - 2*(t15_vel2_iv * t15phx3)/dt;
    t15_vel1_h = ( t15_vel1_iv ) + 2*(t15_press_iv * t15uhy1)/dt + (t15_vel1_iv * t15uhy2) - (t15_vel2_iv * t15uhy3) - (t15_vel1_iv * t15uhy4);
    t15_vel2_h = ( t15_vel2_iv ) - 2*(t15_press_iv * t15vhz1)/dt - (t15_vel1_iv * t15vhz2) + (t15_vel2_iv * t15vhz3) - (t15_vel2_iv * t15vhz4);
    
    t15_press_f = (t15_press_iv * t15pfx1) + (t15_vel1_iv * t15pfx2)/dt - (t15_vel2_iv * t15pfx3)/dt;
    t15_vel1_f = ( t15_vel1_iv ) + (t15_press_iv * t15ufy1)/dt + (t15_vel1_iv * t15ufy2) - (t15_vel2_iv * t15ufy3) - (t15_vel1_iv * t15ufy4);
    t15_vel2_f = ( t15_vel2_iv ) - (t15_press_iv * t15vfz1)/dt - (t15_vel1_iv * t15vfz2) + (t15_vel2_iv * t15vfz3) - (t15_vel2_iv * t15vfz4);
    
    % calculating for 8 points on a cell
    
    % for pressure
    
    % point 1
    press1_1(2:end,2:end) = t1_press_h;
    press1_1(1,2:end) = t2_press_h;
    press1_1(2:end,1) = t4_press_h;
    press1_1(1,1) = t6_press_h;
    
    press1_2(2:end,2:end) = t1_press_f;
    press1_2(1,2:end) = t2_press_f;
    press1_2(2:end,1) = t4_press_f;
    press1_2(1,1) = t6_press_f;
    
    % point 2
    
    press2_1(2:end,:) = t10_press_h;
    press2_1(1,:) = t11_press_h;
    
    press2_2(2:end,:) = t10_press_f;
    press2_2(1,:) = t11_press_f;
    
    % point 3
    
    press3_1(2:end,1:end-1) = t1_press_h;
    press3_1(1,1:end-1) = t2_press_h;
    press3_1(2:end,end) = t5_press_h;
    press3_1(1,end) = t7_press_h;
    
    press3_2(2:end,1:end-1) = t1_press_f;
    press3_2(1,1:end-1) = t2_press_f;
    press3_2(2:end,end) = t5_press_f;
    press3_2(1,end) = t7_press_f;
    
    % point 4
    
    press4_1(:,1:end-1) = t13_press_h;
    press4_1(:,end) = t15_press_h;
    
    press4_2(:,1:end-1) = t13_press_f;
    press4_2(:,end) = t15_press_f;
    
    % point 5
    
    press5_1(1:end-1,1:end-1) = t1_press_h;
    press5_1(end,1:end-1) = t3_press_h;
    press5_1(1:end-1,end) = t5_press_h;
    press5_1(end,end) = t9_press_h;
    
    press5_2(1:end-1,1:end-1) = t1_press_f;
    press5_2(end,1:end-1) = t3_press_f;
    press5_2(1:end-1,end) = t5_press_f;
    press5_2(end,end) = t9_press_f;
    
    % point 6
    
    press6_1(1:end-1,:) = t10_press_h;
    press6_1(end,:) = t12_press_h;
    
    press6_2(1:end-1,:) = t10_press_f;
    press6_2(end,:) = t12_press_f;
    
    % point 7
    
    press7_1(1:end-1,2:end) = t1_press_h;
    press7_1(1:end-1,1) = t4_press_h;
    press7_1(end,2:end) = t3_press_h;
    press7_1(end,1) = t8_press_h;
    
    press7_2(1:end-1,2:end) = t1_press_f;
    press7_2(1:end-1,1) = t4_press_f;
    press7_2(end,2:end) = t3_press_f;
    press7_2(end,1) = t8_press_f;
    
    % point 8
    
    press8_1(:,2:end) = t13_press_h;
    press8_1(:,1) = t14_press_h;
    
    press8_2(:,2:end) = t13_press_f;
    press8_2(:,1) = t14_press_f;
    
    
    
    % for velocity 1
    
    % point 1
    vel11_1(2:end,2:end) = t1_vel1_h;
    vel11_1(1,2:end) = t2_vel1_h;
    vel11_1(2:end,1) = t4_vel1_h;
    vel11_1(1,1) = t6_vel1_h;
    
    vel11_2(2:end,2:end) = t1_vel1_f;
    vel11_2(1,2:end) = t2_vel1_f;
    vel11_2(2:end,1) = t4_vel1_f;
    vel11_2(1,1) = t6_vel1_f;
    
    % point 2
    
    vel12_1(2:end,:) = t10_vel1_h;
    vel12_1(1,:) = t11_vel1_h;
    
    vel12_2(2:end,:) = t10_vel1_f;
    vel12_2(1,:) = t11_vel1_f;
    
    % point 3
    
    vel13_1(2:end,1:end-1) = t1_vel1_h;
    vel13_1(1,1:end-1) = t2_vel1_h;
    vel13_1(2:end,end) = t5_vel1_h;
    vel13_1(1,end) = t7_vel1_h;
    
    vel13_2(2:end,1:end-1) = t1_vel1_f;
    vel13_2(1,1:end-1) = t2_vel1_f;
    vel13_2(2:end,end) = t5_vel1_f;
    vel13_2(1,end) = t7_vel1_f;
    
    % point 4
    
    vel14_1(:,1:end-1) = t13_vel1_h;
    vel14_1(:,end) = t15_vel1_h;
    
    vel14_2(:,1:end-1) = t13_vel1_f;
    vel14_2(:,end) = t15_vel1_f;
    
    % point 5
    
    vel15_1(1:end-1,1:end-1) = t1_vel1_h;
    vel15_1(end,1:end-1) = t3_vel1_h;
    vel15_1(1:end-1,end) = t5_vel1_h;
    vel15_1(end,end) = t9_vel1_h;
    
    vel15_2(1:end-1,1:end-1) = t1_vel1_f;
    vel15_2(end,1:end-1) = t3_vel1_f;
    vel15_2(1:end-1,end) = t5_vel1_f;
    vel15_2(end,end) = t9_vel1_f;
    
    % point 6
    
    vel16_1(1:end-1,:) = t10_vel1_h;
    vel16_1(end,:) = t12_vel1_h;
    
    vel16_2(1:end-1,:) = t10_vel1_f;
    vel16_2(end,:) = t12_vel1_f;
    
    % point 7
    
    vel17_1(1:end-1,2:end) = t1_vel1_h;
    vel17_1(1:end-1,1) = t4_vel1_h;
    vel17_1(end,2:end) = t3_vel1_h;
    vel17_1(end,1) = t8_vel1_h;
    
    vel17_2(1:end-1,2:end) = t1_vel1_f;
    vel17_2(1:end-1,1) = t4_vel1_f;
    vel17_2(end,2:end) = t3_vel1_f;
    vel17_2(end,1) = t8_vel1_f;
    
    % point 8
    
    vel18_1(:,2:end) = t13_vel1_h;
    vel18_1(:,1) = t14_vel1_h;
    
    vel18_2(:,2:end) = t13_vel1_f;
    vel18_2(:,1) = t14_vel1_f;
    
    
    % for velocity 2
    
    % point 1
    vel21_1(2:end,2:end) = t1_vel2_h;
    vel21_1(1,2:end) = t2_vel2_h;
    vel21_1(2:end,1) = t4_vel2_h;
    vel21_1(1,1) = t6_vel2_h;
    
    vel21_2(2:end,2:end) = t1_vel2_f;
    vel21_2(1,2:end) = t2_vel2_f;
    vel21_2(2:end,1) = t4_vel2_f;
    vel21_2(1,1) = t6_vel2_f;
    
    % point 2
    
    vel22_1(2:end,:) = t10_vel2_h;
    vel22_1(1,:) = t11_vel2_h;
    
    vel22_2(2:end,:) = t10_vel2_f;
    vel22_2(1,:) = t11_vel2_f;
    
    % point 3
    
    vel23_1(2:end,1:end-1) = t1_vel2_h;
    vel23_1(1,1:end-1) = t2_vel2_h;
    vel23_1(2:end,end) = t5_vel2_h;
    vel23_1(1,end) = t7_vel2_h;
    
    vel23_2(2:end,1:end-1) = t1_vel2_f;
    vel23_2(1,1:end-1) = t2_vel2_f;
    vel23_2(2:end,end) = t5_vel2_f;
    vel23_2(1,end) = t7_vel2_f;
    
    % point 4
    
    vel24_1(:,1:end-1) = t13_vel2_h;
    vel24_1(:,end) = t15_vel2_h;
    
    vel24_2(:,1:end-1) = t13_vel2_f;
    vel24_2(:,end) = t15_vel2_f;
    
    % point 5
    
    vel25_1(1:end-1,1:end-1) = t1_vel2_h;
    vel25_1(end,1:end-1) = t3_vel2_h;
    vel25_1(1:end-1,end) = t5_vel2_h;
    vel25_1(end,end) = t9_vel2_h;
    
    vel25_2(1:end-1,1:end-1) = t1_vel2_f;
    vel25_2(end,1:end-1) = t3_vel2_f;
    vel25_2(1:end-1,end) = t5_vel2_f;
    vel25_2(end,end) = t9_vel2_f;
    
    % point 6
    
    vel26_1(1:end-1,:) = t10_vel2_h;
    vel26_1(end,:) = t12_vel2_h;
    
    vel26_2(1:end-1,:) = t10_vel2_f;
    vel26_2(end,:) = t12_vel2_f;
    
    % point 7
    
    vel27_1(1:end-1,2:end) = t1_vel2_h;
    vel27_1(1:end-1,1) = t4_vel2_h;
    vel27_1(end,2:end) = t3_vel2_h;
    vel27_1(end,1) = t8_vel2_h;
    
    vel27_2(1:end-1,2:end) = t1_vel2_f;
    vel27_2(1:end-1,1) = t4_vel2_f;
    vel27_2(end,2:end) = t3_vel2_f;
    vel27_2(end,1) = t8_vel2_f;
    
    % point 8
    
    vel28_1(:,2:end) = t13_vel2_h;
    vel28_1(:,1) = t14_vel2_h;
    
    vel28_2(:,2:end) = t13_vel2_f;
    vel28_2(:,1) = t14_vel2_f;
    
    % boundary conditions
    
    press1_1(:,1) = press3_1(:,end);
    press8_1(:,1) = press4_1(:,end);
    press7_1(:,1) = press5_1(:,end);
    press1_1(1,:) = press7_1(end,:);
    press2_1(1,:) = press6_1(end,:);
    press3_1(1,:) = press5_1(end,:);
    
    press1_2(:,1) = press3_2(:,end);
    press8_2(:,1) = press4_2(:,end);
    press7_2(:,1) = press5_2(:,end);
    press1_2(1,:) = press7_2(end,:);
    press2_2(1,:) = press6_2(end,:);
    press3_2(1,:) = press5_2(end,:);
    
    vel11_1(:,1) = vel13_1(:,end);
    vel18_1(:,1) = vel14_1(:,end);
    vel17_1(:,1) = vel15_1(:,end);
    vel11_1(1,:) = vel17_1(end,:);
    vel12_1(1,:) = vel16_1(end,:);
    vel13_1(1,:) = vel15_1(end,:);
    
    vel11_2(:,1) = vel13_2(:,end);
    vel18_2(:,1) = vel14_2(:,end);
    vel17_2(:,1) = vel15_2(:,end);
    vel11_2(1,:) = vel17_2(end,:);
    vel12_2(1,:) = vel16_2(end,:);
    vel13_2(1,:) = vel15_2(end,:);
    
    vel21_1(:,1) = vel23_1(:,end);
    vel28_1(:,1) = vel24_1(:,end);
    vel27_1(:,1) = vel25_1(:,end);
    vel21_1(1,:) = vel27_1(end,:);
    vel22_1(1,:) = vel26_1(end,:);
    vel23_1(1,:) = vel25_1(end,:);
    
    vel21_2(:,1) = vel23_2(:,end);
    vel28_2(:,1) = vel24_2(:,end);
    vel27_2(:,1) = vel25_2(:,end);
    vel21_2(1,:) = vel27_2(end,:);
    vel22_2(1,:) = vel26_2(end,:);
    vel23_2(1,:) = vel25_2(end,:);
    
    % bc ends
     
    % parameters for flux through face one

    pln1 = press1;
    pmn1 = press2;
    prn1 = press3;
    plnplushalf1 = press1_1; 
    pmnplushalf1 = press2_1;
    prnplushalf1 = press3_1;
    plnplusone1 = press1_2;
    pmnplusone1 = press2_2;
    prnplusone1 = press3_2;
    
    uln1 = vel11;
    umn1 = vel12;
    urn1 = vel13;
    ulnplushalf1 = vel11_1; 
    umnplushalf1 = vel12_1;
    urnplushalf1 = vel13_1;
    ulnplusone1 = vel11_2;
    umnplusone1 = vel12_2;
    urnplusone1 = vel13_2;
    
    vln1 = vel21;
    vmn1 = vel22;
    vrn1 = vel23;
    vlnplushalf1 = vel21_1; 
    vmnplushalf1 = vel22_1;
    vrnplushalf1 = vel23_1;
    vlnplusone1 = vel21_2;
    vmnplusone1 = vel22_2;
    vrnplusone1 = vel23_2;

    % parameters for flux through face two

    pln2 = press3;
    pmn2 = press4;
    prn2 = press5;
    plnplushalf2 = press3_1;
    pmnplushalf2 = press4_1;
    prnplushalf2 = press5_1;
    plnplusone2 = press3_2;
    pmnplusone2 = press4_2;
    prnplusone2 = press5_2;
    
    uln2 = vel13;
    umn2 = vel14;
    urn2 = vel15;
    ulnplushalf2 = vel13_1;
    umnplushalf2 = vel14_1;
    urnplushalf2 = vel15_1;
    ulnplusone2 = vel13_2;
    umnplusone2 = vel14_2;
    urnplusone2 = vel15_2;
    
    vln2 = vel23;
    vmn2 = vel24;
    vrn2 = vel25;
    vlnplushalf2 = vel23_1;
    vmnplushalf2 = vel24_1;
    vrnplushalf2 = vel25_1;
    vlnplusone2 = vel23_2;
    vmnplusone2 = vel24_2;
    vrnplusone2 = vel25_2;

    % parameters for flux through face three

    pln3 = press5;
    pmn3 = press6;
    prn3 = press7;
    plnplushalf3 = press5_1; 
    pmnplushalf3 = press6_1;
    prnplushalf3 = press7_1;
    plnplusone3 = press5_2;
    pmnplusone3 = press6_2;
    prnplusone3 = press7_2;
    
    uln3 = vel15;
    umn3 = vel16;
    urn3 = vel17;
    ulnplushalf3 = vel15_1; 
    umnplushalf3 = vel16_1;
    urnplushalf3 = vel17_1;
    ulnplusone3 = vel15_2;
    umnplusone3 = vel16_2;
    urnplusone3 = vel17_2;
    
    vln3 = vel25;
    vmn3 = vel26;
    vrn3 = vel27;
    vlnplushalf3 = vel25_1; 
    vmnplushalf3 = vel26_1;
    vrnplushalf3 = vel27_1;
    vlnplusone3 = vel25_2;
    vmnplusone3 = vel26_2;
    vrnplusone3 = vel27_2;

    % parameters for flux through face four

    pln4 = press7;
    pmn4 = press8;
    prn4 = press1;
    plnplushalf4 = press7_1;
    pmnplushalf4 = press8_1;
    prnplushalf4 = press1_1;
    plnplusone4 = press7_2;
    pmnplusone4 = press8_2;
    prnplusone4 = press1_2;
    
    uln4 = vel17;
    umn4 = vel18;
    urn4 = vel11;
    ulnplushalf4 = vel17_1;
    umnplushalf4 = vel18_1;
    urnplushalf4 = vel11_1;
    ulnplusone4 = vel17_2;
    umnplusone4 = vel18_2;
    urnplusone4 = vel11_2;
    
    vln4 = vel27;
    vmn4 = vel28;
    vrn4 = vel21;
    vlnplushalf4 = vel27_1;
    vmnplushalf4 = vel28_1;
    vrnplushalf4 = vel21_1;
    vlnplusone4 = vel27_2;
    vmnplusone4 = vel28_2;
    vrnplusone4 = vel21_2;
    
    % calculating R1, R2 and R3
    
    R1 = -(( vln1 + vrn1 + vlnplusone1 + vrnplusone1 ) + 4*( vmn1 + vmnplusone1 + vlnplushalf1 + vrnplushalf1 ) + 16*vmnplushalf1 )/36 + (( uln2 + urn2 + ulnplusone2 + urnplusone2 ) + 4*( umn2 + umnplusone2 + ulnplushalf2 + urnplushalf2 ) + 16*umnplushalf2 )/36 + (( vln3 + vrn3 + vlnplusone3 + vrnplusone3 ) + 4*( vmn3 + vmnplusone3 + vlnplushalf3 + vrnplushalf3 ) + 16*vmnplushalf3 )/36 - (( uln4 + urn4 + ulnplusone4 + urnplusone4 ) + 4*( umn4 + umnplusone4 + ulnplushalf4 + urnplushalf4 ) + 16*umnplushalf4 )/36;
    
    R2 = (( pln2 + prn2 + plnplusone2 + prnplusone2 ) + 4*( pmn2 + pmnplusone2 + plnplushalf2 + prnplushalf2 ) + 16*pmnplushalf2 )/36 - (( pln4 + prn4 + plnplusone4 + prnplusone4 ) + 4*( pmn4 + pmnplusone4 + plnplushalf4 + prnplushalf4 ) + 16*pmnplushalf4 )/36;
    
    R3 = -(( pln1 + prn1 + plnplusone1 + prnplusone1 ) + 4*( pmn1 + pmnplusone1 + plnplushalf1 + prnplushalf1 ) + 16*pmnplushalf1 )/36 + (( pln3 + prn3 + plnplusone3 + prnplusone3 ) + 4*( pmn3 + pmnplusone3 + plnplushalf3 + prnplushalf3 ) + 16*pmnplushalf3 )/36;
    
    for i=1:sizeu
        press9_2(i) = press9(i) -(dt/area(i))*R1(i);
    end
    
    for i=1:sizeu
        vel19_2(i) = vel19(i) -(dt/area(i))*R2(i);
    end
    
    for i=1:sizeu
        vel29_2(i) = vel29(i) -(dt/area(i))*R3(i);
    end
    
    
    t1_press_iv = press1_2(2:end,2:end);
    t1_vel1_iv = vel11_2(2:end,2:end);
    t1_vel2_iv = vel21_2(2:end,2:end);

    t2_press_iv = press1_2(1,2:end);
    t2_vel1_iv = vel11_2(1,2:end);
    t2_vel2_iv = vel21_2(1,2:end);

    t3_press_iv = press7_2(end,2:end);
    t3_vel1_iv = vel17_2(end,2:end);
    t3_vel2_iv = vel27_2(end,2:end);

    t4_press_iv = press1_2(2:end,1);
    t4_vel1_iv = vel11_2(2:end,1);
    t4_vel2_iv = vel21_2(2:end,1);

    t5_press_iv = press3_2(2:end,end);
    t5_vel1_iv = vel13_2(2:end,end);
    t5_vel2_iv = vel23_2(2:end,end);

    t6_press_iv = press1_2(1,1);
    t6_vel1_iv = vel11_2(1,1);
    t6_vel2_iv = vel21_2(1,1);

    t7_press_iv = press3_2(1,end);
    t7_vel1_iv = vel13_2(1,end);
    t7_vel2_iv = vel23_2(1,end);

    t8_press_iv = press7_2(end,1);
    t8_vel1_iv = vel17_2(end,1);
    t8_vel2_iv = vel27_2(end,1);

    t9_press_iv = press5_2(end,end);
    t9_vel1_iv = vel15_2(end,end);
    t9_vel2_iv = vel25_2(end,end);

    t10_press_iv = press2_2(2:end,:);
    t10_vel1_iv = vel12_2(2:end,:);
    t10_vel2_iv = vel22_2(2:end,:);

    t11_press_iv = press2_2(1,:);
    t11_vel1_iv = vel12_2(1,:);
    t11_vel2_iv = vel22_2(1,:);

    t12_press_iv = press6_2(end,:);
    t12_vel1_iv = vel16_2(end,:);
    t12_vel2_iv = vel26_2(end,:);

    t13_press_iv = press4_2(:,1:end-1);
    t13_vel1_iv = vel14_2(:,1:end-1);
    t13_vel2_iv = vel24_2(:,1:end-1);

    t14_press_iv = press8_2(:,1);
    t14_vel1_iv = vel18_2(:,1);
    t14_vel2_iv = vel28_2(:,1);

    t15_press_iv = press4_2(:,end);
    t15_vel1_iv = vel14_2(:,end);
    t15_vel2_iv = vel24_2(:,end);
    
    
    press9 = press9_2;
    press1 = press1_2;
    press2 = press2_2;
    press3 = press3_2;
    press4 = press4_2;
    press5 = press5_2;
    press6 = press6_2;
    press7 = press7_2;
    press8 = press8_2;
    
    vel19 = vel19_2;
    vel11 = vel11_2;
    vel12 = vel12_2;
    vel13 = vel13_2;
    vel14 = vel14_2;
    vel15 = vel15_2;
    vel16 = vel16_2;
    vel17 = vel17_2;
    vel18 = vel18_2;
    
    vel29 = vel29_2;
    vel21 = vel21_2;
    vel22 = vel22_2;
    vel23 = vel23_2;
    vel24 = vel24_2;
    vel25 = vel25_2;
    vel26 = vel26_2;
    vel27 = vel27_2;
    vel28 = vel28_2;
    
    figure(4)
    surf(X1,Y1,press9_2)
    %view(2)
    colorbar
    drawnow
    
    figure(5)
    surf(X1,Y1,vel19_2)
    %view(2)
    colorbar
    drawnow
    
    figure(6)
    surf(X1,Y1,vel29_2)
    %view(2)
    colorbar
    drawnow
    
end
    
for i=1:sizeu
    exactp(i) = cos(2*pi*tend)*[sin(2*pi*X1(i)) + sin(2*pi*Y1(i))]; 
end

for i=1:sizeu
    exactvel1(i) = sin(2*pi*tend)*cos(2*pi*X1(i)); 
end

for i=1:sizeu
    exactvel2(i) = sin(2*pi*tend)*cos(2*pi*Y1(i)); 
end

forl2 = Delta_x*Delta_y*dt*ones(lx1,lx1);

L2_press=sqrt((1/((xb-xa+2*Delta_x)*(yb-ya+2*Delta_y)*(dt))).*sum(sum(abs(press9_2.*forl2-exactp.*forl2).^2)))

L2_vel1=sqrt((1/((xb-xa+2*Delta_x)*(yb-ya+2*Delta_y)*(dt))).*sum(sum(abs(vel19_2.*forl2-exactvel1.*forl2).^2)))

L2_vel2=sqrt((1/((xb-xa+2*Delta_x)*(yb-ya+2*Delta_y)*(dt))).*sum(sum(abs(vel29_2.*forl2-exactvel2.*forl2).^2)))

ncell = sizeu;
nface = No_of_edges;
nvertex = sizev;
DOF = ncell + nface/2 + nvertex/4
h = 1/sqrt(DOF)    
